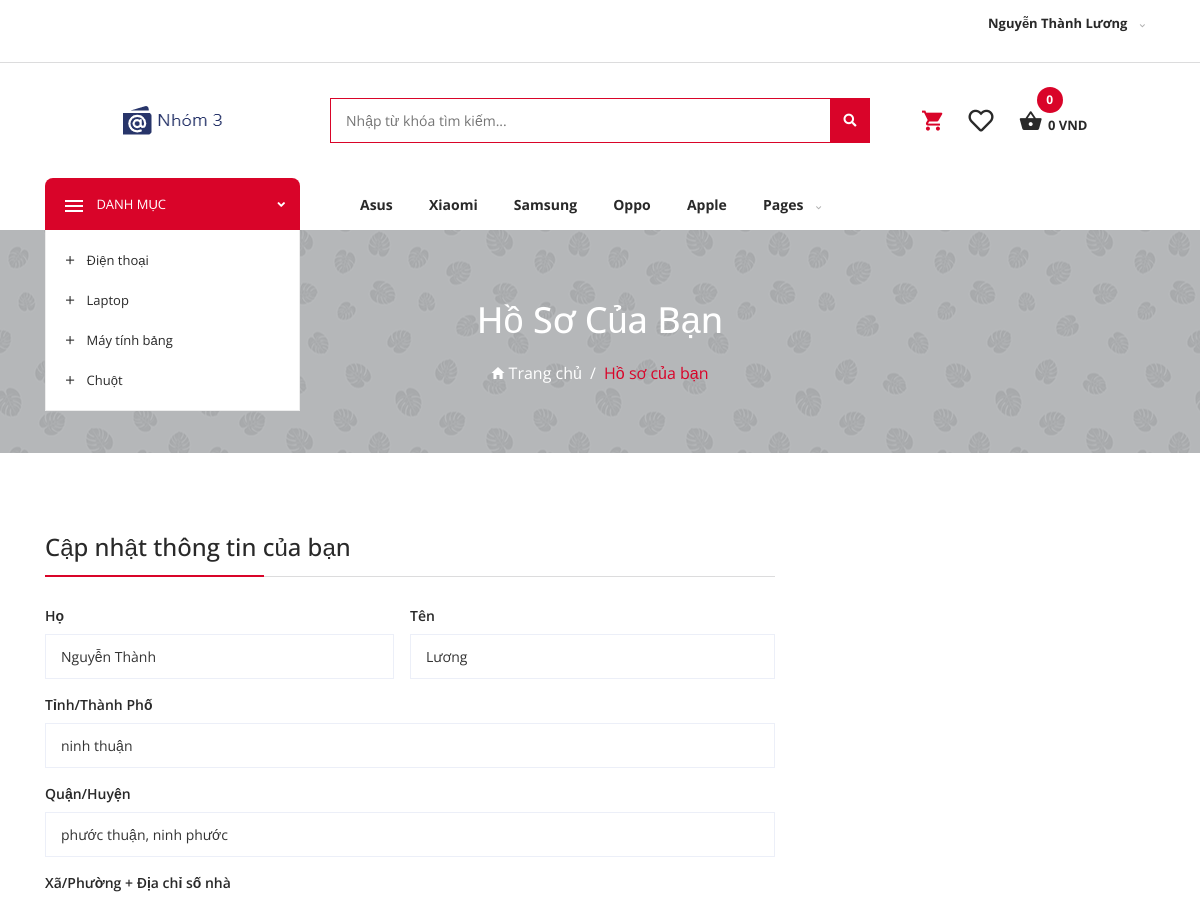
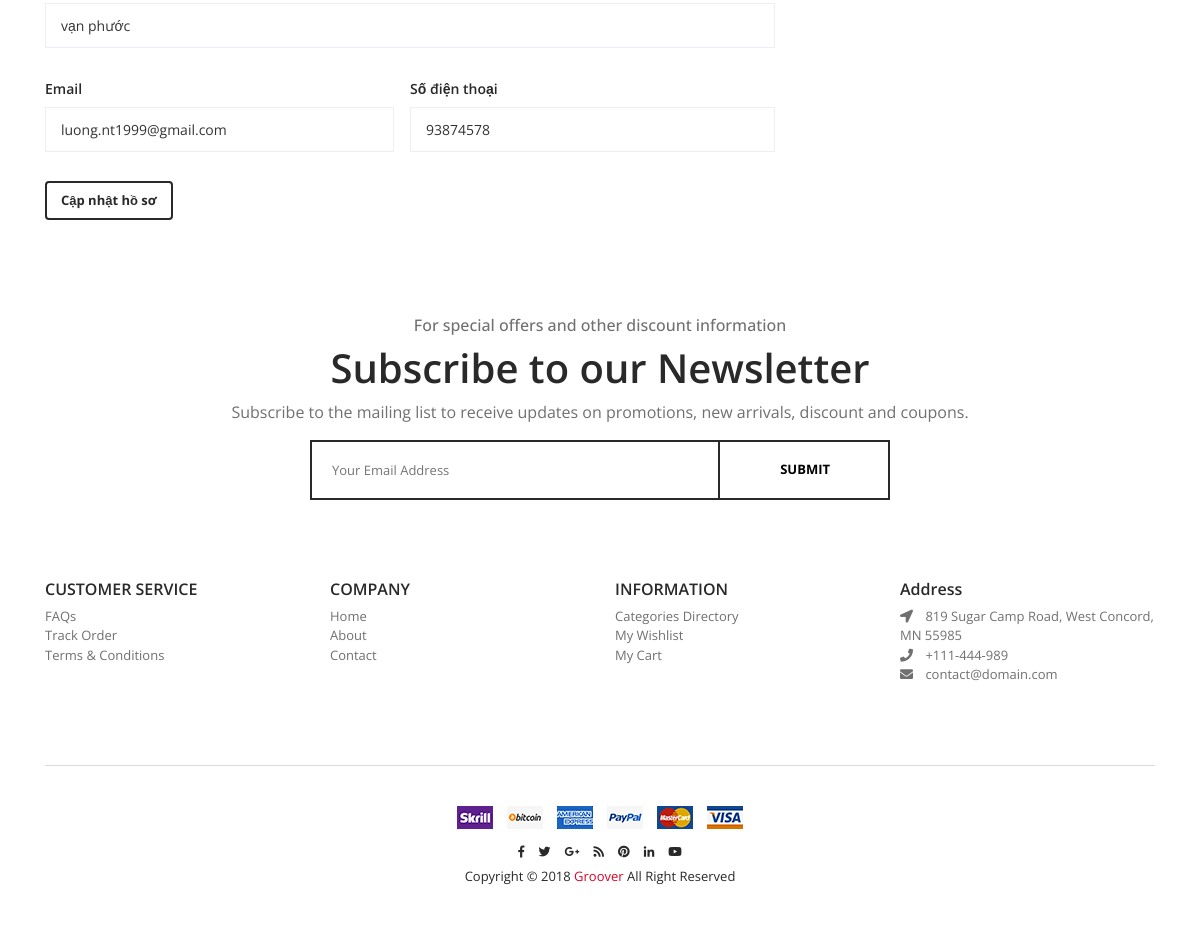
The app's page /profile.php (signed in) with its own data (2 pictures, top to bottom).
### tables this page shows
CREATE TABLE `protypes` (
  `type_id` tinyint(3) NOT NULL,
  `type_name` varchar(255) NOT NULL,
  `display_home` tinyint(1) NOT NULL DEFAULT 0,
  `pos` tinyint(3) NOT NULL
);

CREATE TABLE `manufactures` (
  `manu_id` tinyint(3) NOT NULL,
  `manu_name` varchar(100) NOT NULL
);

CREATE TABLE `user_members` (
  `user_id` int(11) NOT NULL,
  `firstname` text DEFAULT NULL,
  `lastname` text DEFAULT NULL,
  `city` text DEFAULT NULL,
  `district` text DEFAULT NULL,
  `street` text DEFAULT NULL,
  `phone` int(11) DEFAULT NULL,
  `email` varchar(50) DEFAULT NULL,
  `created_at` datetime NOT NULL,
  `updated_at` datetime DEFAULT NULL,
  `last_login` datetime DEFAULT NULL,
  `active_flg` tinyint(1) NOT NULL DEFAULT 0
);

### lib/cart.php (called while the page is built, shortened)
<?php
class Cart {
    public function getCarts() {
        if( !isset($_SESSION["carts"]) ) return array();
        return $_SESSION["carts"];
    }
    public function getProductIdListFormCart( ) {
        $id_list = array();
        $carts = $this->getCarts();
        if( !$carts ) { return array(); }
        return $id_list;
    }
    public function getProductListInCart() {
        require_once ROOT_MODEL_PATH."/db.php";
        $total_price = 0;
        $cart_list = $this->getProductIdListFormCart();
        $product_list =
            array(
                "products"      => array(),
                "total_price"   => 0,
                "number"        => 0
            );
        $product_list["total_price"] = $total_price;
        $product_list["number"] = count($cart_list);
        return $product_list;
    }
}

### models/protype.php (called while the page is built, shortened)
<?php
class Protype extends Db {
    public function getProtypeLimit( $limit = 0 ) {
        $limit_where = "";
        $sql = "select * from protypes where display_home <> 0 order by pos asc $limit_where";
        $ret = parent::fetchArray( $sql );
        return $ret;
    }
}

### models/db.php (called while the page is built, shortened)
<?php
class Db {
    private $host = HOST;
    private $db_name = DB_NAME;
    private $username = USERNAME;
    private $password = PASSWORD;
    protected $dbh;
    protected function connect() {
        try {
            $this->dbh = new PDO("mysql:host=".$this->host.";dbname=".$this->db_name, $this->username, $this->password);
            return $this->dbh;
        } catch (PDOException $e) {
            print "Error!: " . $e->getMessage() . "<br/>";
            die();
        }
    }
    protected function execute( $sql ) {
        try {
            $sth = $this->dbh->query($sql);
        }
        catch (Exception $ex) {
return false;        }
        return $sth;
    }
    protected function fetchArray( $sql ) {
        $query = $this->execute( $sql );
        $ret = $query->fetchAll();
        return $ret;
    }
    protected function fetchSingle( $sql ) {
        $query = $this->execute( $sql );
        $ret = $query->fetch();
        return $ret;
    }
}

### lib/func.php (called while the page is built, shortened)
<?php
function l_func_GetHeader( $title = '' ) {
    include ROOT_PATH."/header.php";
}
function l_func_GetFooter( $script = "" ) {
    include ROOT_PATH."/footer.php";
}

### models/user_member.php (called while the page is built, shortened)
<?php
class UserMember extends User {
    public function checkLogin( $redirect = "", $condition = false) {
        $isLogged = false;
        if( isset($_SESSION["isLogged"]) && $_SESSION["isLogged"] == true ) {
            $isLogged = true;
        }
        return $isLogged;
    }
    public function getUserId() {
        if( isset( $_SESSION["USER_ID"] ) ) {
            return $_SESSION["USER_ID"];
        }
        return 0;
    }
    public function getProfile( $user_id = 0 ) {
        $sql = "select user_id, firstname, lastname, city, district, street, phone, email, active_flg from user_members where  user_id = $user_id limit 1";
        $your_profile = parent::fetchSingle( $sql );
        $your_profile["name"] = $your_profile["firstname"]." ".$your_profile["lastname"];
        return $your_profile;
    }
}

### models/manufacture.php (called while the page is built, shortened)
<?php
class Manufacture extends Db {
    public function getManufactureLimit( $limit = 0 ) {
        $limit_where = "";
        if( $limit ) {
            $limit_where = "limit $limit";
        }
        $sql = "select * from manufactures order by manu_id desc $limit_where";
        $ret = parent::fetchArray( $sql );
        return $ret;
    }
}

### profile.php (the view, shortened to what this page needs)
<?php
    require ROOT_LIB_PATH."/func.php";
    require ROOT_MODEL_PATH."/db.php";
    require ROOT_MODEL_PATH."/user_member.php";
    $mo_member = new UserMember();
    $mo_member->checkLogin( "home.php" );
    $user_id = $mo_member->getUserId();
    $your_profile = $mo_member->getProfile( $user_id );
?>
<?=l_func_GetHeader("Hồ sơ của bạn")?>
    <div class="page-style-a">
        <div class="container">
            <div class="page-intro">
                <h2>Hồ sơ của bạn</h2>
                <ul class="bread-crumb">
                    <li class="has-separator">
                        <i class="ion ion-md-home"></i>
                        <a href="./home.php">Trang chủ</a>
                    </li>
                    <li class="is-marked">
                        <a href="./checkout.php">Hồ sơ của bạn</a>
                    </li>
                </ul>
            </div>
        </div>
    </div>
    <div class="page-checkout u-s-p-t-80">
        <div class="container">
            <div class="row">
                <div class="col-lg-12 col-md-12">
                    <form action="action/update_profile.php" method="post">
                        <div class="row">
                            <div class="col-lg-8">
                                <h4 class="section-h4">Cập nhật thông tin của bạn</h4>
                                <div class="group-inline u-s-m-b-13">
                                    <div class="group-1 u-s-p-r-16">
                                        <label for="first-name">Họ
                                        </label>
                                        <input type="text" name="firstname" id="first-name" value="<?=$your_profile["firstname"]??""?>" class="text-field">
                                    </div>
                                    <div class="group-2">
                                        <label for="last-name">Tên
                                        </label>
                                        <input type="text" name="lastname" value="<?=$your_profile["lastname"]??""?>" id="last-name" class="text-field">
                                    </div>
                                </div>
                                <div class="u-s-m-b-13">
                                    <label for="town-city">Tỉnh/Thành Phố
                                    </label>
                                    <input type="text" name="city" value="<?=$your_profile["city"]??""?>" id="town-city" class="text-field">
                                </div>
                                <div class="u-s-m-b-13">
                                    <label for="select-state">Quận/Huyện
                                    </label>
                                    <input type="text" name="district" value="<?=$your_profile["district"]??""?>" id="req-st-district" class="text-field" placeholder="">
                                </div>
                                <div class="street-address u-s-m-b-13">
                                    <label for="req-st-address">Xã/Phường + Địa chỉ số nhà
                                    </label>
                                    <input type="text" name="street" value="<?=$your_profile["street"]??""?>" id="req-st-address" class="text-field" placeholder="House name and street name">
                                </div>
                                <div class="group-inline u-s-m-b-13">
                                    <div class="group-1 u-s-p-r-16">
                                        <label for="email">Email
                                        </label>
                                        <input type="text" name="email" value="<?=$your_profile["email"]??""?>" id="email" class="text-field">
                                    </div>
                                    <div class="group-2">
                                        <label for="phone">Số điện thoại
                                        </label>
                                        <input type="text" name="phone" id="phone" value="<?=$your_profile["phone"]??""?>" class="text-field">
                                    </div>
                                </div>
                                <div class="pt-3 mb-3">
                                    <button type="submit" class="button button-outline-secondary checkout-anchor">Cập nhật hồ sơ</button>
                                </div>
                            </div>
                        </div>
                    </form>
                </div>
            </div>
        </div>
    </div>
    <?=l_func_getFooter()?>

### header.php (shortened to what this page needs)
<?php
    require_once ROOT_LIB_PATH."/func.php";
    require_once ROOT_LIB_PATH."/cart.php";
    require_once ROOT_MODEL_PATH."/db.php";
    require_once ROOT_MODEL_PATH."/user_member.php";
    require_once ROOT_MODEL_PATH."/protype.php";
    require_once ROOT_MODEL_PATH."/manufacture.php";
    $mo_cart = new Cart();
    $mo_member = new UserMember();
    $mo_protype = new Protype();
    $mo_manufac = new Manufacture();
    $cart_list = $mo_cart->getProductListInCart();
    $protype_list = $mo_protype->getProtypeLimit();
    $user_id = $mo_member->getUserId();
    $your_profile = $mo_member->getProfile( $user_id );
?>
<!DOCTYPE html>
    <html class="no-js" lang="en-US">
    <head>
        <link rel="stylesheet" href="public/css/bootstrap.min.css">
        <link rel="stylesheet" href="public/css/fontawesome.min.css">
        <link rel="stylesheet" href="public/css/ionicons.min.css">
        <link rel="stylesheet" href="public/css/animate.min.css">
        <link rel="stylesheet" href="public/css/owl.carousel.min.css">
        <link rel="stylesheet" href="public/css/jquery-ui-range-slider.min.css">
        <link rel="stylesheet" href="public/css/utility.css">
        <link rel="stylesheet" href="public/css/bundle.css">
        <link rel="stylesheet" href="public/css/custom.css">
    </head>
    <body>
    <div id="app">
        <header>
            <div class="full-layer-outer-header">
                <div class="container clearfix">
                    <nav>
                        <ul class="primary-nav g-nav">
                            <li>
                                <a href="tel:+111444989">
                            </li>
                            <li>
                                <a href="mailto:contact@domain.com">
                                </a>
                            </li>
                        </ul>
                    </nav>
                    <nav>
                        <ul class="secondary-nav g-nav">
                            <li>
                                <a style="font-weight:bold;">
                                    <?=$mo_member->checklogin()?$your_profile["name"]:"My Account"?>
                                    <i class="fas fa-chevron-down u-s-m-l-9"></i>
                                </a>
                            </li>
                        </ul>
                    </nav>
                </div>
            </div>
            <div class="full-layer-mid-header">
                <div class="container">
                    <div class="row clearfix align-items-center">
                        <div class="col-lg-3 col-md-9 col-sm-6">
                            <div class="brand-logo text-lg-center">
                                <a href="<?=PAGE_URL."/home.php"?>">
                                    <img src="public/images/main-logo/logo.png" alt="Groover Brand Logo" class="app-brand-logo">
                                </a>
                            </div>
                        </div>
                        <div class="col-lg-6 u-d-none-lg">
                            <form action="<?=PAGE_URL."/search.php"?>" method="GET" class="form-searchbox">
                                <input name="keyword" id="search-landscape" type="text" class="text-field" placeholder="Nhập từ khóa tìm kiếm...">
                                <button id="btn-search" type="submit" class="button button-primary fas fa-search"></button>
                            </form>
                        </div>
                        <div class="col-lg-3 col-md-3 col-sm-6">
                            <nav>
                                <ul class="mid-nav g-nav">
                                    <li class="u-d-none-lg">
                                        <a href="<?=PAGE_URL."/cart.php"?>">
                                            <i class="ion ion-md-cart u-c-brand"></i>
                                        </a>
                                    </li>
                                    <li class="u-d-none-lg">
                                        <a href="<?=PAGE_URL."/wishlist.php"?>">
                                            <i class="far fa-heart"></i>
                                        </a>
                                    </li>
                                    <li>
                                        <a id="mini-cart-trigger">
                                            <i class="ion ion-md-basket"></i>
                                            <span class="item-counter"><?= $cart_list["number"]?></span>
                                            <span class="item-price" style="font-size:13px; white-space: nowrap;"><?= number_format($cart_list["total_price"])." VND" ?></span>
                                        </a>
                                    </li>
                                </ul>
                            </nav>
                        </div>
                    </div>
                </div>
            </div>
            <div class="full-layer-bottom-header">
                <div class="container">
                    <div class="row align-items-center">
                        <div class="col-lg-3">
                            <div class="v-menu">
                                <span class="v-title">
                                    <i class="ion ion-md-menu"></i>
                                    Danh mục
                                    <i class="fas fa-angle-down"></i>
                                </span>
                                <nav>
                                    <div class="v-wrapper">
                                        <ul class="v-list animated fadeIn">
                                            <?php foreach( $protype_list as $val ) { ?>
                                            <li>
                                                <a href="<?=PAGE_URL."/category.php?type_id=".$val["type_id"]?>" title="<?=$val["type_name"]?>" class="v-more">
                                                    <i class="ion ion-md-add"></i>
                                                    <span><?=$val["type_name"]?></span>
                                                </a>
                                            </li>
                                            <?php } ?>
                                        </ul>
                                    </div>
                                </nav>
                            </div>
                        </div>
                        <div class="col-lg-9">
                            <ul class="bottom-nav g-nav u-d-none-lg">
                                <?php $manu_list_limit = $mo_manufac->getManufactureLimit(5); ?>
                                <?php foreach($manu_list_limit as $manu) { ?>
                                <li>
                                    <a href="<?=PAGE_URL."/category.php?manu_id=".$manu["manu_id"]?>"><?=$manu["manu_name"]?>
                                    </a>
                                </li>
                                <?php } ?>
                                <li class="mega-position">
                                    <a>Pages
                                        <i class="fas fa-chevron-down u-s-m-l-9"></i>
                                    </a>
                                </li>
                            </ul>
                        </div>
                    </div>
                </div>
            </div>
        </header>

### records on screen
protypes: type_name "Điện thoại"
protypes: type_name "Laptop"
protypes: type_name "Máy tính bảng"
protypes: type_name "Chuột"
manufactures: manu_name "Asus"
manufactures: manu_name "Xiaomi"
manufactures: manu_name "Samsung"
manufactures: manu_name "Oppo"
manufactures: manu_name "Apple"
user_members: firstname "Nguyễn Thành", lastname "Lương", city "ninh thuận", district "phước thuận, ninh phước", street "vạn phước", email "luong.nt1999@gmail.com", phone "93874578"

### other values on screen
$your_profile["name"] "Nguyễn Thành Lương"
$cart_list["number"] "0"
$cart_list["total_price"] "0"
